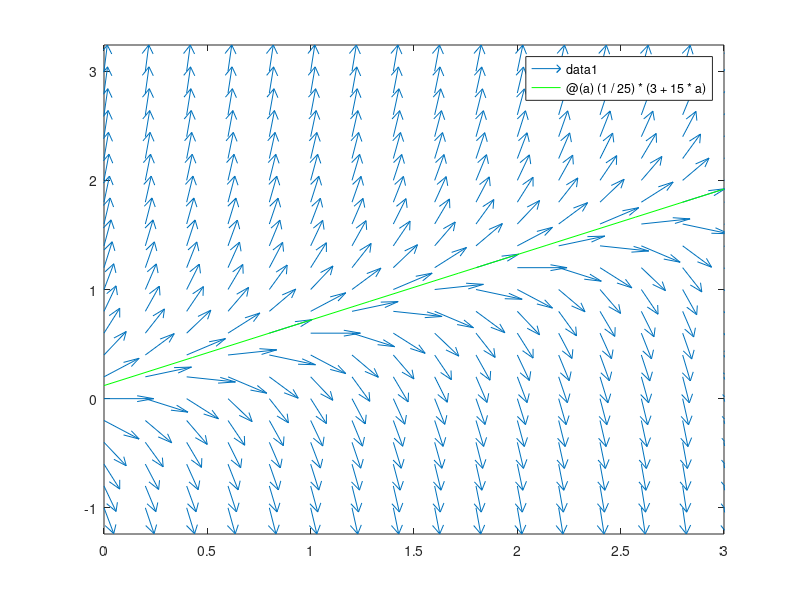

Write MATLAB code to recreate this figure.
%%aqui tem a linha

[x,y] = meshgrid(0:0.2:3,-1:0.2:3);
d = 5*y - 3*x;
l = sqrt(1+d.^2);
quiver(x,y,1./l,d./l)
axis tight

hold on

fplot(@(a) (1/25) * (3 + 15*a),[0 3],'g')